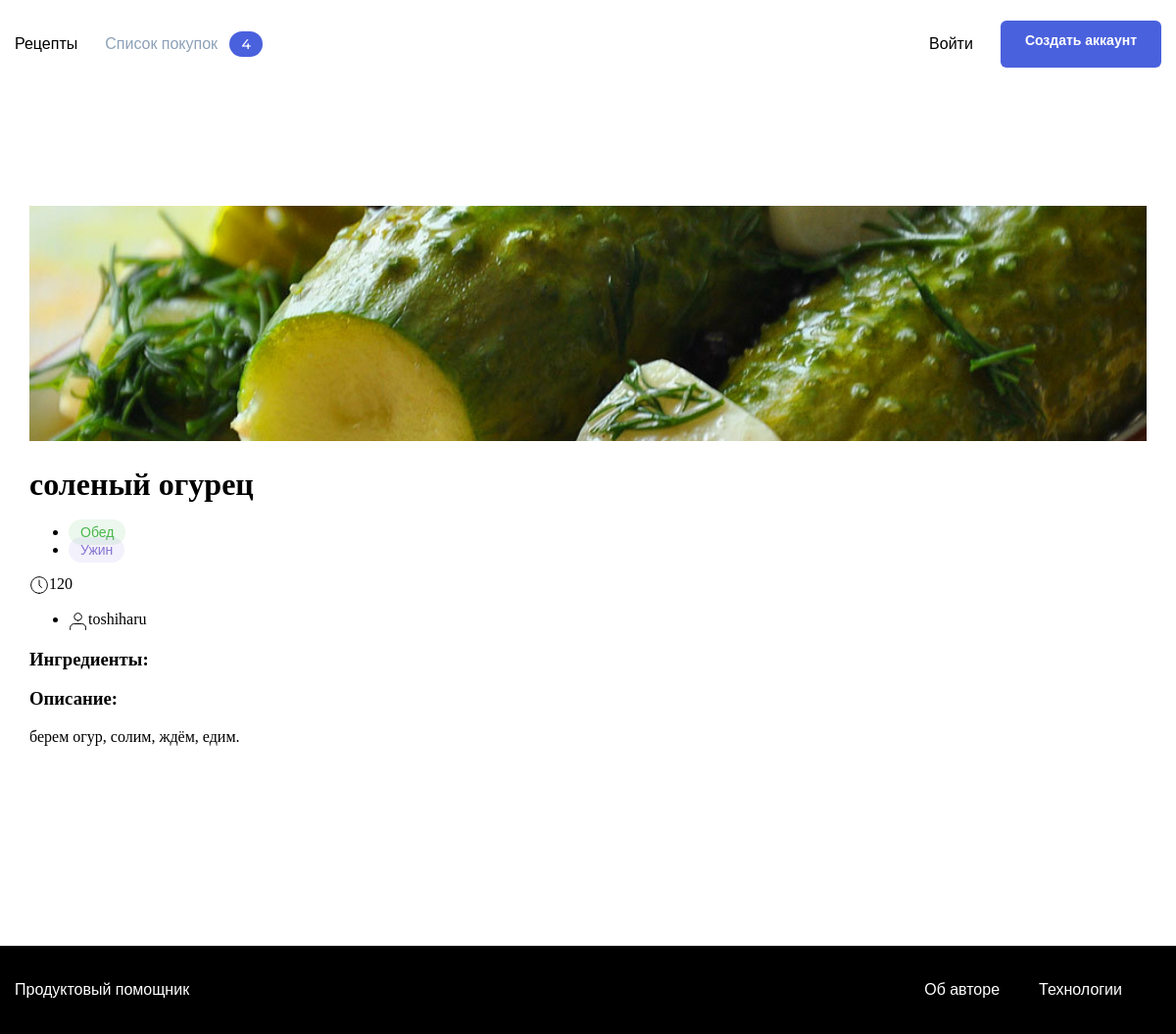
Page /recipes/7/ on the earlier database version.
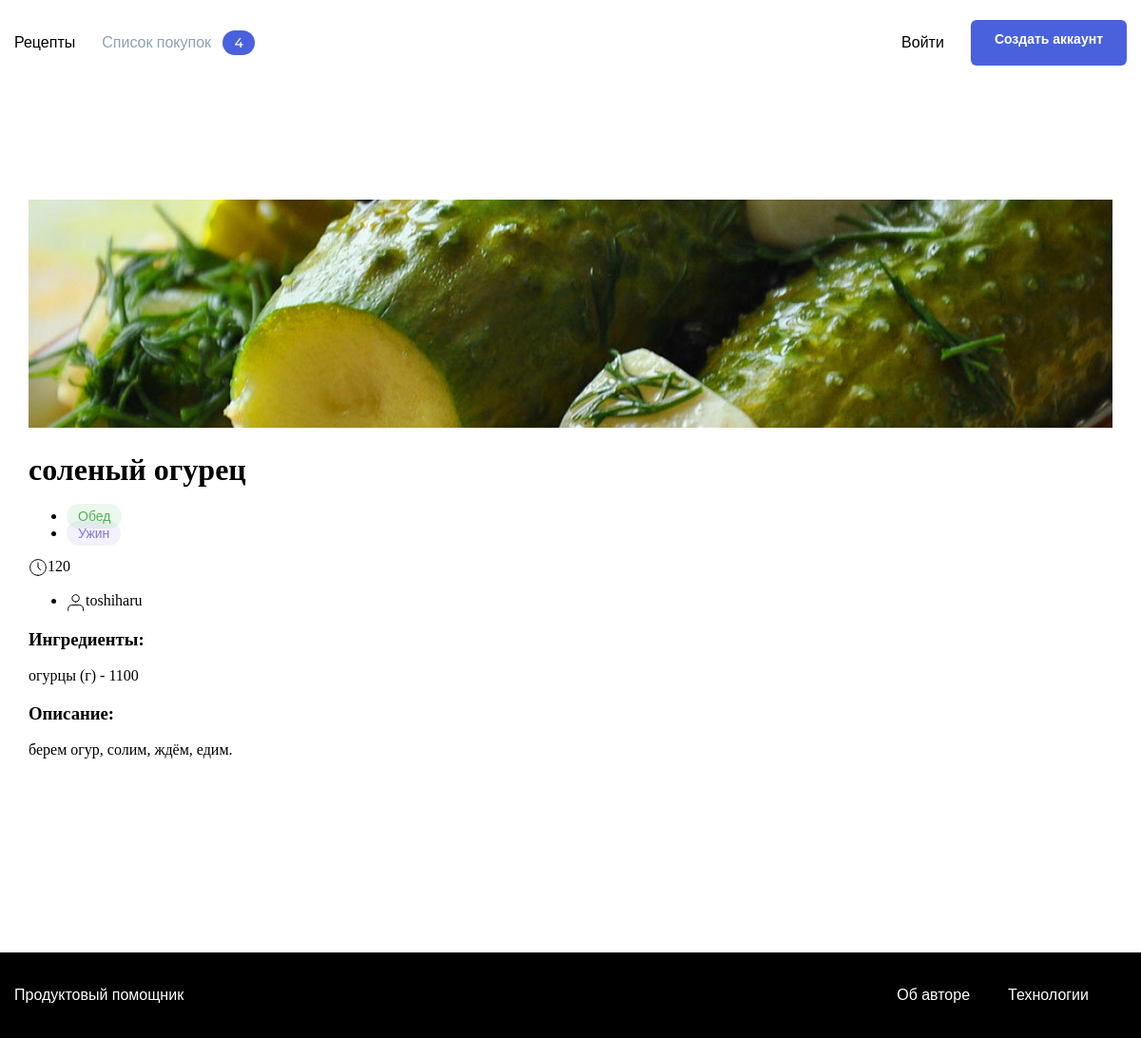
Same page on the later database version.
### prod_h/models.py (models this page shows, shortened)
class Teg(models.Model):
    name = models.CharField(max_length=20)
    slug = models.SlugField(unique=True)
    color = models.CharField(
        max_length=20,
        verbose_name='Цвет тега',
        blank=True
    )

class Amount(models.Model):
    ingredient = models.ForeignKey(ListOfIngridients,
                                   on_delete=models.CASCADE,
                                   related_name='ingridient_name', )
    recipe = models.ForeignKey(
        Recipe, on_delete=models.CASCADE,
        related_name="recipe_ingredients",
        verbose_name='Рецепт',
    )
    counts = models.PositiveSmallIntegerField(verbose_name='количество',
        default=1)

class ListOfIngridients(models.Model):
    name = models.CharField(max_length=50,
                            unique=True,
                            verbose_name='Название ингредиента',
                            help_text='Название ингредиента, максимум 50 символов',
                            )
    units_of_measurement = models.CharField(max_length=20,
                                            verbose_name='Единица измерения',
                                            help_text='Единица измерения, максимум 20 симоволов',
                                            )
    def __str__(self):
        return f'{self.name} ({self.units_of_measurement})'

### prod_h/views.py (the view)
# urls.py: path('recipes/<int:recipe_id>/', views.recipe_detail,
def recipe_detail(request, recipe_id):
    recipe = get_object_or_404(Recipe, pk=recipe_id)
    context = {
        'recipe': recipe,
    }
    return render(request, 'singlePage.html', context=context)

### templates/singlePage.html (shortened to what this page needs)
{% extends "base.html" %}
{% load static %}
{% block static_css %}<link rel="stylesheet" href="{% static 'pages/index.css' %}">{% endblock %}
    {%block content%}
    <main class="main container">
        <div class="single-card" data-id="371" data-author="12">
            {% load thumbnail %}
            {% thumbnail recipe.image "364x240" crop="center" upscale=True as img %}
            <a href="#" class="link" target="_blank"><img src="{{ img.url }}" alt="{{ post.name }}" class="card__image"></a>
            {% endthumbnail %}
            <div class="single-card__info">
                <div class="single-card__header-info">
                    <h1 class="single-card__title">{{recipe.name}}</h1>
                </div>
                <ul class="single-card__items">
                {%include "includes/tag.html" with post=recipe %}
                </ul>
                <div class="single-card__items single-card__items_column">
                    <p class="single-card__text"><span class="icon-time"></span>{{recipe.time}}</p>
                    <ul class="single-card__items">
                        <li class="single-card__item"><p class="single-card__text"><span class="icon-user"></span>{{recipe.author}}</p></li>
                    </ul>
                </div>
                <div class="single-card__section">
                    <h3 class="single-card__section-title">Ингредиенты:</h3>
                    <div class="single-card__items single-card__items_column">
                        {%for ingr in recipe.recipe_ingredients.all%}
                          <p class=" single-card__section-item">{{ingr.ingredient}} - {{ingr.counts}}</p>
                        {%endfor%}
                    </div>
                </div>
                <div class="single-card__section">
                    <h3 class="single-card__section-title">Описание:</h3>
                    <p class=" single-card__section-text">{{recipe.text}}</p>
                </div>
            </div>
        </div>
    </main>
{%endblock%}}

### templates/includes/tag.html
{% for tag in post.tags.all %}
    {% if tag.name == 'breakfast' %}
        <li class="card__item"><span class="badge badge_style_orange">Завтрак</span></li>
    {% elif tag.name == 'lunch' %}
        <li class="card__item"><span class="badge badge_style_green">Обед</span></li>
    {% elif tag.name == 'dinner' %}
        <li class="card__item"><span class="badge badge_style_purple">Ужин</span></li>
    {% endif %}
{% endfor %}

Differences in the rows shown:
added Amount: ingredient "огурцы (г)", counts "1100"
